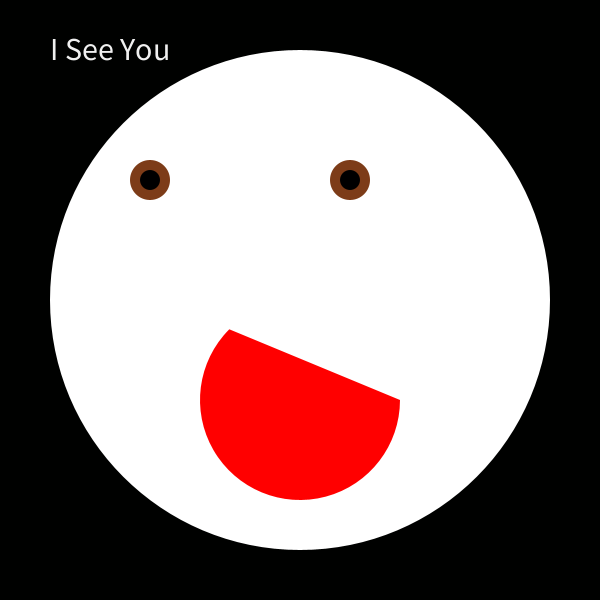
Frame 1 (no input)
Frame 60 (the mouse pressed at the canvas centre just before this capture): identical to frame 1, image omitted
Frame 120 (the mouse held since frame 60 and released just before this capture): blank canvas, image omitted

The Processing sketch that drew this single still picture (run headless with seeded random() and noise(); from frame 60 on, the mouse is pressed at the canvas centre):

// Processing sketch: processing_165181
// ── processing_165181.pde

void setup() {
  size(600,600);
  smooth();

}

void draw() {
  background(0,1,0);
  float factor = constrain(mouseX/10,0,5);
  fill(240);
  noStroke();
  rectMode(CENTER);
  ellipseMode(CENTER);
  
  textSize(32);
text("I See You", 50, 60); 
fill(255);

 

  ellipse(300, 300, 500, 500);
  ellipse(200, 200, 180, 100);
  ellipse(400, 200, 180, 100);



  float leftXpos = constrain(map( mouseX, 0, 600, 150, 250), 150, 250);
  float leftYpos = constrain(map( mouseY, 0, 600, 180, 220), 180, 220);
  //outer eye
  fill(125, 60, 24);
  ellipse(leftXpos, leftYpos, 40, 40);
  //inner eye
  fill(0);
  ellipse(leftXpos, leftYpos, 20, 20);



   
  float rightXpos = constrain(map( mouseX, 0, 600, 350, 450), 350, 450);
  float rightYpos = constrain(map( mouseY, 0, 600, 180, 220), 180, 220);
  
  fill(125, 60, 24);
  ellipse(rightXpos, rightYpos, 40, 40);
  
  fill(0);
  ellipse(rightXpos, rightYpos, 20, 20);
  
  fill(255,0,0);
    arc(300, 400, 200, 200, 0, PI+QUARTER_PI, OPEN);
    
    
  if (mousePressed) {
    background(0);
  }
  
}
    
